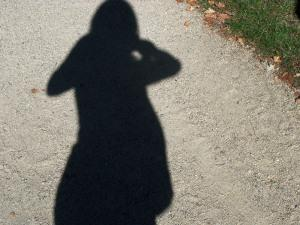
#> input picture images/lssd145.jpg, 300 x 225 px
$ python -i shadow_detection.py   (imports and definitions only)   (older library calls are emulated)
#> lines starting #> are read from the running program, lines starting #| are printed output that depends on the picture; after the words box and inside, x2 and y2 are one past the last pixel; in counts of white or black regions, pixels touching at a corner belong together
import cv2
import numpy as np

from skimage.segmentation import watershed


# [50 lines left out: function first_detection, not called in this run]


def second_detection(file, partial_results=False):

#> called with file = 'images/lssd145.jpg', partial_results = False
    image = cv2.imread(file, cv2.IMREAD_COLOR)
#> image is the input picture: shape (225, 300, 3); mean B, G, R 111.2, 121.1, 124.5
    image_shape = image.shape[:2]

    blue, green, red = cv2.split(image)

    # finding the maximum and minimums element wise of the image
    image_max = cv2.max(blue, cv2.max(green, red))
    image_min = cv2.min(blue, cv2.min(green, red))

    # avoid division with zero
    image_min = np.where(image_min == 0, 1, image_min)
    image_max = np.where(image_max == 0, 1, image_max)

    gray_image = cv2.log(image_max / image_min)

    gray_image = cv2.normalize(gray_image, None, 0, 255, cv2.NORM_MINMAX, cv2.CV_8U)

    _, thresh = cv2.threshold(gray_image, 0, 255, cv2.THRESH_BINARY_INV + cv2.THRESH_OTSU)
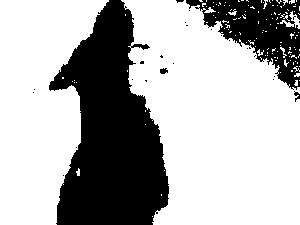
#> thresh: shape (225, 300); 68.6% white; 27 black regions (23 under 20 px), largest, box (x1, y1, x2, y2) and area: (49, 0, 169, 225) 16476, (186, 0, 300, 90) 4572, (160, 68, 168, 74) 36, (294, 91, 300, 102) 32

    # Finding sure foreground area
    dist_transform = cv2.distanceTransform(thresh, cv2.DIST_L2, 5)

    _, sure_fg = cv2.threshold(dist_transform, 0.6 * dist_transform.max(), 255, 0)
#> sure_fg: shape (225, 300) float32; 5.2% white; 2 white regions, box (x1, y1, x2, y2) and area: (237, 149, 300, 225) 3296, (0, 0, 18, 22) 220

    sure_fg = cv2.normalize(sure_fg, None, 0, 255, cv2.NORM_MINMAX, cv2.CV_8U)

    # marker labelling
    ret, markers = cv2.connectedComponents(sure_fg)
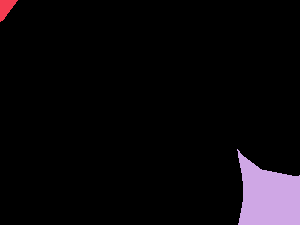
#> markers: shape (225, 300) int32; 3 distinct labels, from 0 to 2; one colour per label, 0 black
#> ret = 3

    # mark the region of unknown with zero
    markers = watershed(dist_transform, markers, watershed_line=True)
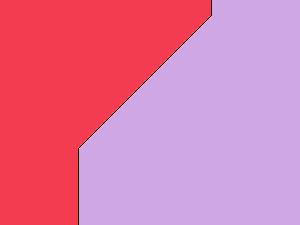
#> markers: shape (225, 300) int32; 3 distinct labels, from 0 to 2; one colour per label, 0 black
    borders = image.copy()

    # getting the segments through unique values from the watershed result
    markers_list = np.unique(markers)
#> markers_list = [0, 1, 2]
    print("Number of segments: " + str(len(markers_list - 1)))
#| Number of segments: 3

    # constants needed for later calculation
    m = 1.31
    n = 1.19
    k1 = 0.8
    k2 = 1.2

    initial_shadow_mask = np.zeros(image_shape, np.uint8)

    # binary mask where the non-shadows are stored
    color_mean_non_shadow_mask = np.zeros(image_shape, np.uint8)

    # creating lists to store each individual segment,
    # 0th element is the watershed borders, None is placed as the first element because it is not used
    initial_shadow_segments = [None]
    initial_non_shadow_segments = [None]

    for value in markers_list:

        # skipping the image where borders are shown
        if value == 0:
            continue

        # getting each segment as a binary mask
        segment_mask = np.zeros(image_shape, np.uint8)
        segment_mask[markers == value] = 255

        # calculating the mean values of the segment
        segment_mean = cv2.mean(image, segment_mask)

        image_segment = image.copy()
        image_segment[segment_mask != 255] = 0

        # creates binary image where only pixels greater than the mean remain
        segment_non_shadow_mask = cv2.inRange(image_segment, segment_mean[:3], (255, 255, 255))

        # adds all non shadows to a binary image used for the final step to get the correct shadow boundaries
        color_mean_non_shadow_mask[segment_non_shadow_mask == 255] = 255

        # calculating the mean values in the non-shadow segment
        segment_mean_non_shadow = cv2.mean(image, segment_non_shadow_mask)

        # calculating the delta vectors values
        first_value = m * (segment_mean_non_shadow[2]/segment_mean_non_shadow[0])
        second_value = n * (segment_mean_non_shadow[1]/segment_mean_non_shadow[0])

        delta_vector = (first_value, second_value, 1)

        # getting the segment of the image
        initial_shadow_segment = image.copy()
        initial_shadow_segment[segment_mask != 255] = 0

        blue, green, red = cv2.split(initial_shadow_segment)

        # subtracting the minimal from the maximum based on the delta vector's two value
        max_delta_vector = max(delta_vector)
        min_delta_vector = min(delta_vector)

        # if red is max and blue is min
        if max_delta_vector == delta_vector[0] and min_delta_vector == delta_vector[2]:
            x_subtracted = cv2.subtract(red, blue)

        # if red is max and green is min
        if max_delta_vector == delta_vector[0] and min_delta_vector == delta_vector[1]:
            x_subtracted = cv2.subtract(red, green)

        # if green is max and blue is min
        if max_delta_vector == delta_vector[1] and min_delta_vector == delta_vector[2]:
            x_subtracted = cv2.subtract(green, blue)

        # if green is max and red is min
        if max_delta_vector == delta_vector[1] and min_delta_vector == delta_vector[0]:
            x_subtracted = cv2.subtract(green, red)

        # if blue is max and red is min
        if max_delta_vector == delta_vector[2] and min_delta_vector == delta_vector[0]:
            x_subtracted = cv2.subtract(blue, red)

        # if blue is max and green is min
        if max_delta_vector == delta_vector[2] and min_delta_vector == delta_vector[1]:
            x_subtracted = cv2.subtract(blue, green)

        x_mean = cv2.mean(x_subtracted, x_subtracted)[0]

        # if the pixel value is lower than x_mean, it's a possible shadow
        initial_shadow_segment = cv2.inRange(x_subtracted, 0, x_mean)
        initial_non_shadow_segment = cv2.inRange(x_subtracted, x_mean, 255)

        # for visual of the initial shadow mask
        initial_shadow_segment[segment_mask == 0] = 0

        # adding both non-shadow and shadow segments to a list for later calculation
        initial_shadow_segments.append(initial_shadow_segment)
        initial_non_shadow_segments.append(initial_non_shadow_segment)

        initial_shadow_mask[initial_shadow_segment == 255] = 255
#> this loop made 3 passes
#> (segment_mean, segment_mean_non_shadow, first_value, second_value, delta_vector, max_delta_vector, min_delta_vector, x_mean) on passes 2 to 3: ((119.8, 126.5, 128.7, 0), (167.6, 180.9, 186.8, 0), 1.46, 1.28, (1.46, 1.28, 1), 1.46, 1, 19.2), ((105.2, 117.5, 121.7, 0), (150.9, 168.3, 177, 0), 1.54, 1.33, (1.54, 1.33, 1), 1.54, 1, 26.5)
#> color_mean_non_shadow_mask: shape (225, 300); 60.9% white; 246 black regions (244 under 20 px), largest, box (x1, y1, x2, y2) and area: (43, 0, 300, 225) 25914, (176, 0, 185, 3) 21
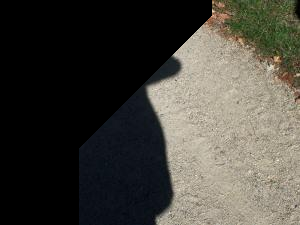
#> image_segment: shape (225, 300, 3); mean B, G, R 60.5, 67.6, 70
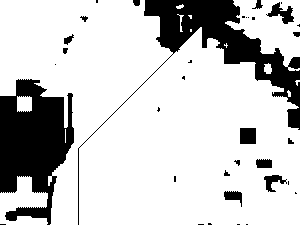
#> initial_shadow_mask: shape (225, 300); 78.9% white; 35 black regions (19 under 20 px), largest, box (x1, y1, x2, y2) and area: (0, 79, 74, 225) 6709, (78, 0, 300, 225) 6160, (266, 2, 294, 24) 269
#> initial_shadow_segment: shape (225, 300); 50% white; 27 black regions (16 under 20 px), largest, box (x1, y1, x2, y2) and area: (0, 0, 300, 225) 32494, (266, 2, 294, 24) 269, (240, 128, 256, 144) 256
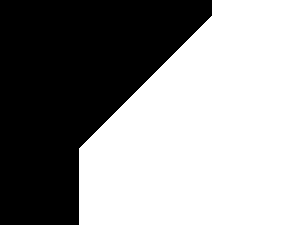
#> segment_mask: shape (225, 300); 57.5% white; 1 black region, box (x1, y1, x2, y2) and area: (0, 0, 212, 225) 28681
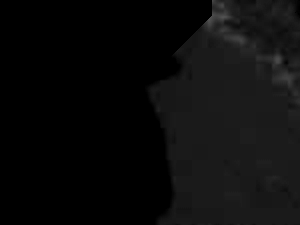
#> x_subtracted: shape (225, 300); min 0, max 82, mean 11.4
#> after the loop, initial_non_shadow_segments = 3 items; initial_shadow_segments = 3 items

    initial_non_shadow_mask = cv2.bitwise_not(initial_shadow_mask)

    delta_b = -1 * (cv2.mean(image, initial_shadow_mask)[0] - cv2.mean(image, initial_non_shadow_mask)[0])
#> delta_b = 33.92

    rough_shadow_mask = np.zeros(image_shape, np.uint8)

    for value in markers_list:

        # skipping the image where borders are shown
        if value == 0:
            continue

        segment_mean_shadow = cv2.mean(image, initial_shadow_segments[value])
        segment_mean_non_shadow = cv2.mean(image, initial_non_shadow_segments[value])

        l_vector_first_value = m * (segment_mean_non_shadow[2] / segment_mean_non_shadow[0])
        l_vector_second_value = n * (segment_mean_non_shadow[1] / segment_mean_non_shadow[0])

        l_vector = (l_vector_first_value * delta_b, l_vector_second_value * delta_b, 1 * delta_b)
        l_interval = ((k1 * l_vector[0], k2 * l_vector[0]), (k1 * l_vector[1], k2 * l_vector[1]), (k1 * l_vector[2], k2 * l_vector[2]))

        blue_diff = segment_mean_non_shadow[0] - segment_mean_shadow[0]
        green_diff = segment_mean_non_shadow[1] - segment_mean_shadow[1]
        red_diff = segment_mean_non_shadow[2] - segment_mean_shadow[2]

        if (l_interval[0][0] < red_diff < l_interval[0][1]) and (l_interval[1][0] < green_diff < l_interval[1][1]) and (l_interval[2][0] < blue_diff < l_interval[2][1]):
            rough_shadow_mask[initial_shadow_segments[value] == 255] = 255
#> this loop made 3 passes
#> (segment_mean_shadow, segment_mean_non_shadow, l_vector_first_value, l_vector_second_value, l_vector, l_interval, blue_diff, green_diff) on passes 2 to 3: ((101.4, 104.3, 103.5, 0), (159.6, 174.5, 183.2, 0), 1.5, 1.3, (51, 44.14, 33.92), ((40.8, 61.2), (35.31, 52.97), (27.14, 40.71)), 58.17, 70.23), ((105.5, 116.2, 119.1, 0), (122.9, 144.4, 154.7, 0), 1.65, 1.4, (55.92, 47.41, 33.92), ((44.73, 67.1), (37.93, 56.9), (27.14, 40.71)), 17.44, 28.16)
#> rough_shadow_mask: shape (225, 300); every value is 0

    # where the pixel are lower than the region mean
    color_mean_shadow_mask = cv2.bitwise_not(color_mean_non_shadow_mask)

    # based on the detected shadows and mean values, it creates the final shadow mask
    shadow_mask = cv2.bitwise_and(rough_shadow_mask, color_mean_shadow_mask)

    shadow_mask_before_cleaning = shadow_mask.copy()

    # morphological cleaning
    shadow_mask = cv2.morphologyEx(shadow_mask, cv2.MORPH_CLOSE, np.ones((5, 5)))
    shadow_mask = cv2.morphologyEx(shadow_mask, cv2.MORPH_OPEN, np.ones((5, 5)))

    shadow_mask = cv2.medianBlur(shadow_mask, 7)

    if partial_results:

        #cv2.imshow("Original", image)

        # cv2.imshow("Gray Image", gray_image)

        borders[markers == 0] = (0, 0, 255)
        cv2.imshow("Borders", borders)

        # cv2.imshow("Color mean shadow mask", color_mean_shadow_mask)

        # the initial detected shadow mask, the borders are from the watershed's algorithm segment borders
        cv2.imshow("Initial Shadow Mask", initial_shadow_mask)

        # the rough shadow mask, where non-shadow segments are removed
        #cv2.imshow("Rough Shadow Mask", rough_shadow_mask)

        # The shadow mask before morphological cleaning
        cv2.imshow("Shadow mask result before morphological cleaning", shadow_mask_before_cleaning)

        # showing the detected shadows on the original image
        shadow_image = image.copy()
        shadow_image[shadow_mask == 255] = 255

        # showing the watershed borders for visuals
        shadow_image[markers == -1] = [0, 0, 255]
        #cv2.imshow("Detected shadows with watershed borders", shadow_image)

    shadow_mask = mask_correction(shadow_mask)

    cv2.imshow("Shadow Mask from second shadow method", shadow_mask)

    cv2.imwrite("results/Second method shadow detection result.png", shadow_mask)

    return shadow_mask


def mask_correction(shadow_mask):

    _, shadow_segments = cv2.connectedComponents(shadow_mask, connectivity=8)
#> shadow_segments: shape (225, 300) int32; every value is 0
    shadow_segments_list = np.unique(shadow_segments)
#> shadow_segments_list = [0]

    for value in shadow_segments_list:

        if value == 0:
            continue

        segment_mask = np.zeros(shadow_mask.shape, np.uint8)

        segment_mask[shadow_segments == value] = 1

        if np.count_nonzero(segment_mask) < 500:
            shadow_mask[shadow_segments == value] = 0
#> this loop made 1 pass

    contours, _ = cv2.findContours(shadow_mask, cv2.RETR_EXTERNAL, cv2.CHAIN_APPROX_SIMPLE)
#> contours = []

    mask = np.zeros(shadow_mask.shape[:2], np.uint8)
    mask = cv2.drawContours(mask, contours, -1, 255, -1)

    mask = cv2.medianBlur(mask, 7)

    return mask

>>> result = second_detection('images/lssd145.jpg')

$ run again, on images/lssd178.jpg
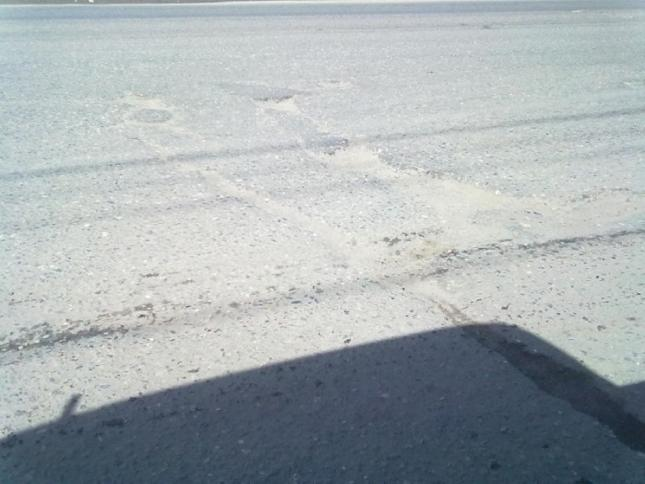
#> input picture images/lssd178.jpg, 645 x 484 px
#> in second_detection, image is the input picture: shape (484, 645, 3); mean B, G, R 176.8, 174.2, 166.7
#> thresh: shape (484, 645); 76.8% white; 3 black regions (2 under 20 px), largest, box (x1, y1, x2, y2) and area: (0, 326, 645, 484) 72441
#> ret = 2
#> markers_list = [1]
#| Number of segments: 1
#> the loop in second_detection, `for value in markers_list:` made 1 pass
#> (segment_mean, segment_mean_non_shadow, first_value, second_value, delta_vector, max_delta_vector, min_delta_vector, x_mean) on pass 1: ((176.8, 174.2, 166.7, 0), (205.3, 207, 201.8, 0), 1.29, 1.2, (1.29, 1.2, 1), 1.29, 1, 3.8)
#> after the loop in second_detection, `for value in markers_list:`: initial_non_shadow_segments = 2 items
#> initial_non_shadow_mask: shape (484, 645); 8.4% white; 34 white regions (7 under 20 px), largest, box (x1, y1, x2, y2) and area: (90, 240, 289, 386) 13103, (305, 176, 560, 324) 9191, (255, 335, 332, 364) 802
#> delta_b = 33.33
#> the loop in second_detection, `for value in markers_list:` made 1 pass
#> (segment_mean_shadow, segment_mean_non_shadow, l_vector_first_value, l_vector_second_value, l_vector, l_interval, blue_diff, green_diff) on pass 1: ((174, 170.6, 162.4, 0), (208.6, 213.9, 213.6, 0), 1.34, 1.22, (44.72, 40.68, 33.33), ((35.78, 53.66), (32.54, 48.82), (26.66, 40)), 34.51, 43.29)
#> color_mean_shadow_mask: shape (484, 645); 28.3% white; 782 white regions (728 under 20 px), largest, box (x1, y1, x2, y2) and area: (0, 304, 645, 484) 76159, (357, 0, 645, 14) 2328, (0, 6, 225, 22) 1821
#> shadow_segments: shape (484, 645) int32; 25 distinct labels, from 0 to 24
#> shadow_segments_list = 25 values from 0 to 24
#> the loop in mask_correction, `for value in shadow_segments_list: ` made 25 passes
#> after the loop in mask_correction, `for value in shadow_segments_list:`:
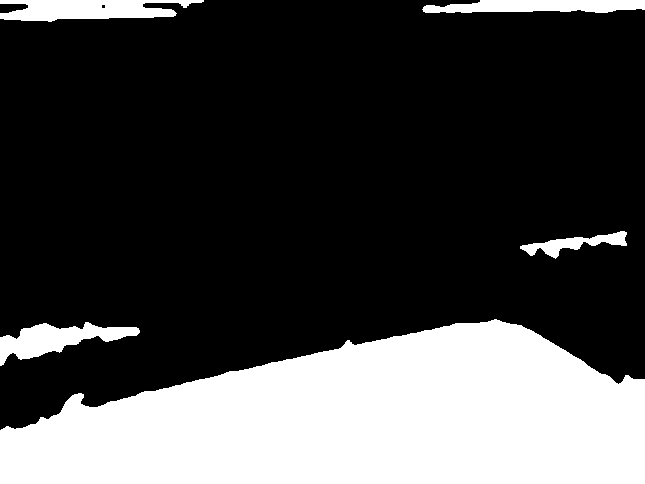
#> shadow_mask: shape (484, 645); 27.4% white; 5 white regions
#> contours = 5 contours; box (x1, y1, x2, y2) and area: (0, 319, 645, 484) 75530, (0, 0, 204, 22) 2810, (0, 322, 140, 366) 2514, (422, 0, 645, 13) 2106, (520, 231, 627, 259) 962
#> in mask_correction, `mask = cv2.medianBlur(mask, 7)`:
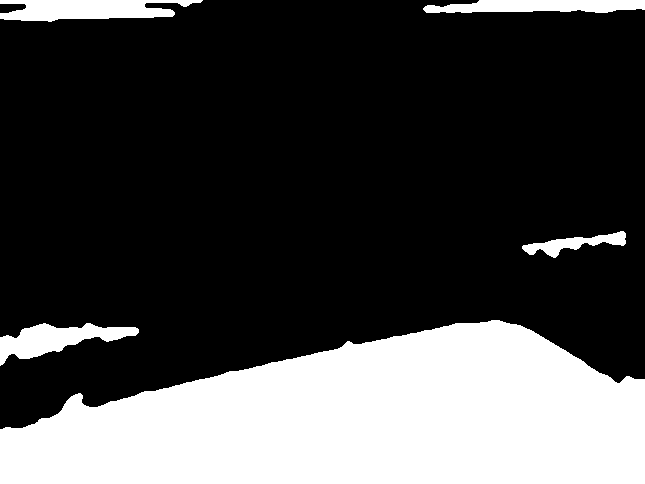
#> mask: shape (484, 645); 27.4% white; 5 white regions, box (x1, y1, x2, y2) and area: (0, 320, 645, 484) 76265, (0, 0, 203, 22) 3088, (0, 323, 139, 366) 2669, (423, 0, 645, 13) 2332, (522, 231, 626, 258) 1064

$ run again, on images/lssd203.jpg
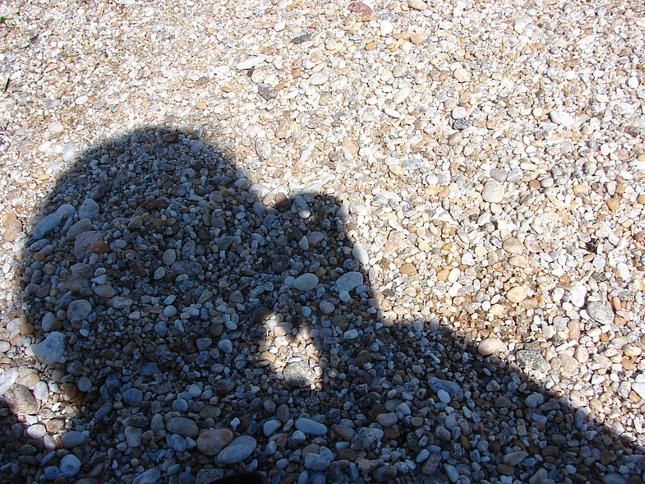
#> input picture images/lssd203.jpg, 645 x 484 px
#> in second_detection, image is the input picture: shape (484, 645, 3); mean B, G, R 135.8, 134.4, 136.6
#> thresh: shape (484, 645); 94.8% white; black in thin lines or dots
#> ret = 3
#> in second_detection, `markers = watershed(dist_transform, markers, watershed_line=True)`:
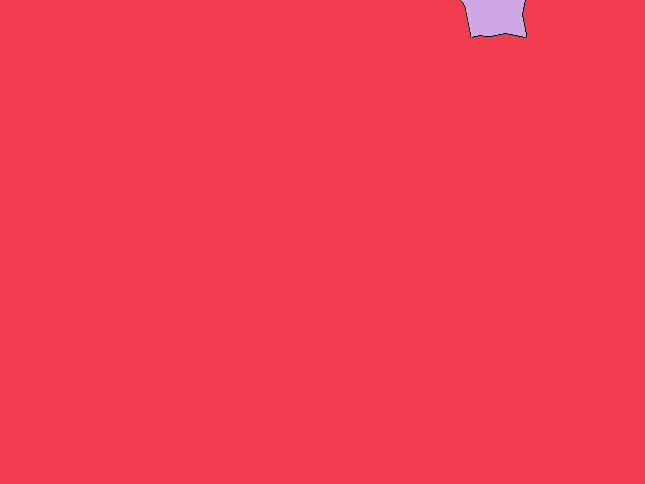
#> markers: shape (484, 645) int32; 3 distinct labels, from 0 to 2; one colour per label, 0 black
#> markers_list = [0, 1, 2]
#| Number of segments: 3
#> the loop in second_detection, `for value in markers_list:` made 3 passes
#> (segment_mean, segment_mean_non_shadow, first_value, second_value, delta_vector, max_delta_vector, min_delta_vector, x_mean) on passes 2 to 3: ((135.4, 133.9, 136.1, 0), (200.6, 209.2, 219.5, 0), 1.43, 1.24, (1.43, 1.24, 1), 1.43, 1, 21.33), ((205.9, 211, 220.9, 0), (232, 236.2, 243.2, 0), 1.37, 1.21, (1.37, 1.21, 1), 1.37, 1, 16.5)
#> after the loop in second_detection, `for value in markers_list:`:
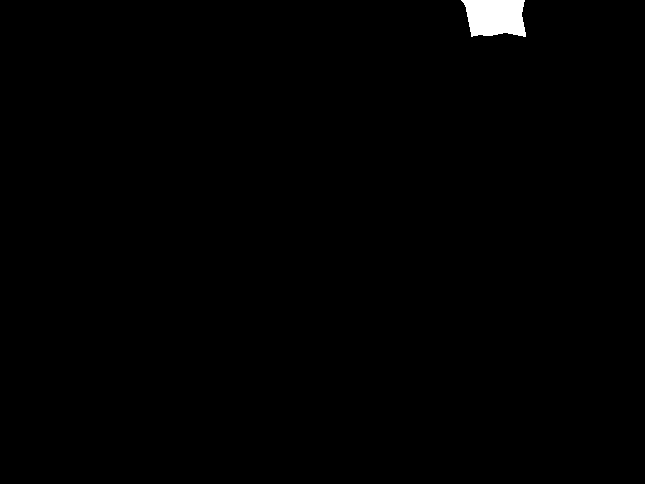
#> segment_mask: shape (484, 645); 0.64% white; 1 white region, box (x1, y1, x2, y2) and area: (461, 0, 526, 37) 1986
#> after the loop in second_detection, `for value in markers_list:`: initial_non_shadow_segments = 3 items
#> initial_non_shadow_mask: shape (484, 645); 23.7% white; 278 white regions (102 under 20 px), largest, box (x1, y1, x2, y2) and area: (364, 201, 607, 382) 16516, (205, 70, 406, 205) 6770, (362, 96, 522, 228) 5378
#> delta_b = 42.12
#> the loop in second_detection, `for value in markers_list:` made 3 passes
#> (segment_mean_shadow, segment_mean_non_shadow, l_vector_first_value, l_vector_second_value, l_vector, l_interval, blue_diff, green_diff) on passes 2 to 3: ((125.4, 118.4, 115.7, 0), (168.5, 184.5, 202, 0), 1.57, 1.3, (66.16, 54.89, 42.12), ((52.93, 79.39), (43.91, 65.87), (33.7, 50.55)), 43.14, 66.12), ((216.7, 219, 225, 0), (188.2, 198, 214.3, 0), 1.49, 1.25, (62.85, 52.74, 42.12), ((50.28, 75.42), (42.19, 63.29), (33.7, 50.55)), -28.56, -21.01)
#> color_mean_shadow_mask: shape (484, 645); 51.1% white; 194 black regions (182 under 20 px), largest, box (x1, y1, x2, y2) and area: (0, 0, 645, 448) 147470, (0, 361, 63, 447) 2285, (263, 313, 322, 389) 1918
#> shadow_segments: shape (484, 645) int32; every value is 0
#> shadow_segments_list = [0]
#> the loop in mask_correction, `for value in shadow_segments_list: ` made 1 pass
#> contours = []

$ run again, on images/lssd229.jpg
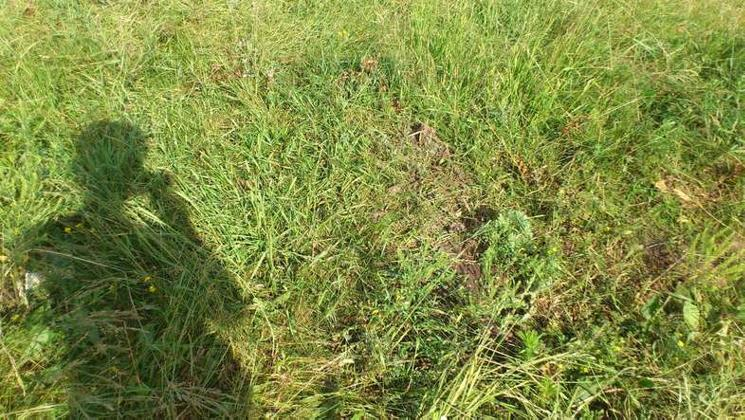
#> input picture images/lssd229.jpg, 745 x 420 px
#> in second_detection, image is the input picture: shape (420, 745, 3); mean B, G, R 67.3, 139.5, 128
#> thresh: shape (420, 745); 95.6% white; black in thin lines or dots
#> ret = 8
#> markers_list = [0, 1, 2, 3, 4, 5, 6, 7]
#| Number of segments: 8
#> the loop in second_detection, `for value in markers_list:` made 8 passes
#> (segment_mean, segment_mean_non_shadow, first_value, second_value, delta_vector, max_delta_vector, x_mean) on passes 2 to 5: ((55.22, 115.4, 98.32, 0), (90.21, 175.3, 158.4, 0), 2.3, 2.31, (2.3, 2.31, 1), 2.31, 60.18), ((56.38, 115.6, 100.3, 0), (96.59, 179.6, 164.9, 0), 2.24, 2.21, (2.24, 2.21, 1), 2.24, 43.97), ((70.64, 143, 131.2, 0), (105, 189.4, 177, 0), 2.21, 2.15, (2.21, 2.15, 1), 2.21, 60.56), ((75.49, 145.9, 137.2, 0), (108.6, 185.2, 176.2, 0), 2.13, 2.03, (2.13, 2.03, 1), 2.13, 61.72)
#> after the loop in second_detection, `for value in markers_list:`:
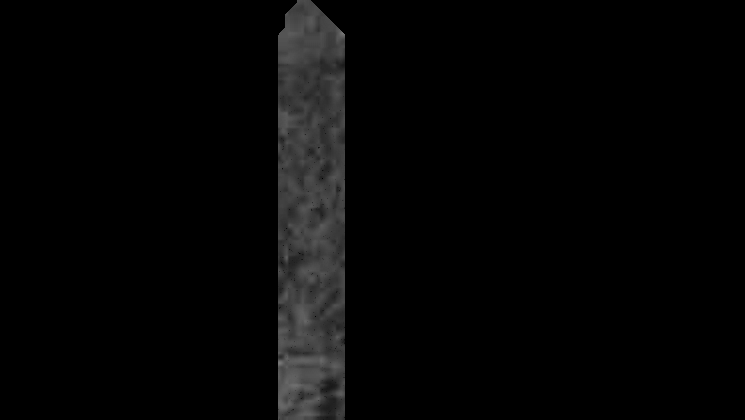
#> x_subtracted: shape (420, 745); min 0, max 119, mean 5.6
#> after the loop in second_detection, `for value in markers_list:`: initial_non_shadow_segments = 8 items
#> initial_non_shadow_mask: shape (420, 745); 52% white; 581 black regions (425 under 20 px), largest, box (x1, y1, x2, y2) and area: (479, 32, 745, 420) 44032, (346, 199, 478, 420) 17652, (112, 121, 179, 420) 16756
#> delta_b = 22.76
#> the loop in second_detection, `for value in markers_list:` made 8 passes
#> (segment_mean_shadow, segment_mean_non_shadow, l_vector_first_value, l_vector_second_value, l_vector, l_interval, blue_diff, green_diff) on passes 2 to 3: ((38.06, 80.3, 63.42, 0), (80.08, 166.3, 149, 0), 2.44, 2.47, (55.47, 56.27, 22.76), ((44.38, 66.56), (45.01, 67.52), (18.21, 27.32)), 42.01, 86.04), ((35.27, 77.19, 61.7, 0), (86.68, 170.7, 155.8, 0), 2.36, 2.34, (53.61, 53.34, 22.76), ((42.89, 64.34), (42.67, 64.01), (18.21, 27.32)), 51.41, 93.5)
#> color_mean_shadow_mask: shape (420, 745); 57.7% white; 2544 black regions (2366 under 20 px), largest, box (x1, y1, x2, y2) and area: (112, 0, 745, 386) 76936, (0, 0, 111, 256) 15523, (479, 207, 673, 420) 8914
#> shadow_segments: shape (420, 745) int32; every value is 0
#> shadow_segments_list = [0]
#> the loop in mask_correction, `for value in shadow_segments_list: ` made 1 pass
#> contours = []
